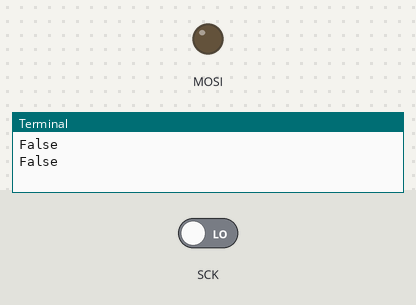
A program run on a simulated Raspberry Pi (BCM pin numbers). Parts: output pins drawn as LEDs (lit = HIGH), the last lines printed to the terminal. Inputs (shaded band) come from the test bench; at power-on: SCK LOW.

Above: at 1.2 s.
1.3 s: SCK driven HIGH
At 3.2 s:
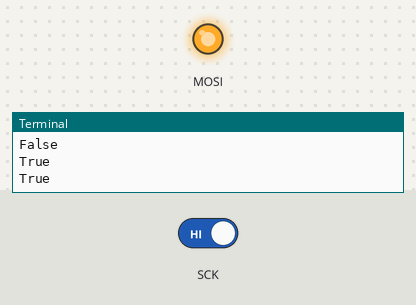
3.5 s: SCK driven LOW
At 4.8 s:
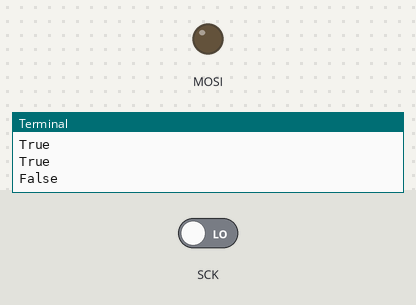
Timing chart, 0 to 6.5 s (numbered marks = the images above; inputs shaded):
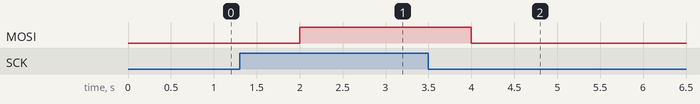

Measured:
- after the input at 1.3 s, MOSI: LOW → HIGH after 0.70 s
- after the input at 3.5 s, MOSI: HIGH → LOW after 0.50 s

The program:

gpio.py
```python
from periphery import GPIO
import time
import signal
import sys

flag = True

def handler(signal, frame):
  global flag
  print('handler')
  flag = False


signal.signal(signal.SIGINT, handler)
# Open GPIO 125 with input direction
gpio_in = GPIO(125, "in")

# Open GPIO 126 with output direction
gpio_out = GPIO(126, "out")

while flag:
  value = gpio_in.read()
  print value
  gpio_out.write(value)
  time.sleep(1.0)


gpio_out.write(False)
gpio_in.close()
gpio_out.close()
```
